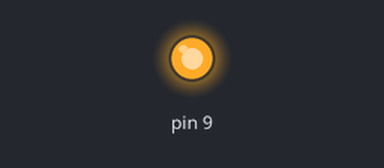
Bench run of a sketch on a simulated Arduino Uno, built with avr-gcc and run on an emulated ATmega328P. Shown: output pins drawn as LEDs (lit = HIGH). Random numbers use the default seed unless the sketch sets one; what the sketch prints to the serial monitor is not drawn.

Above: at 0.1 s.
At 0.6 s:
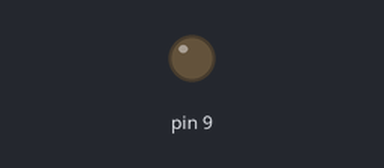
Timing chart, 0 to 2.1 s (numbered marks = the images above):
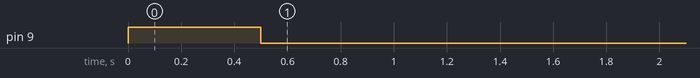

The sketch:

quiz2_q1.ino
```cpp
//int blinkDelay = 500;

void setup() {
 pinMode(9, OUTPUT);
 //for(int i = 0; i < 500; i += 10) {

  // put your main code here, to run repeatedly:
digitalWrite(9, HIGH);
delay(500);
digitalWrite(9, LOW);
delay(500);

{
  // make console available
  // (hit the magnifying glass top right)
  Serial.begin(9600);

  // start random seed from static electricity
  randomSeed(analogRead(0));
}


  int rando = random(6);

  Serial.println(rando);

}


void loop() {

}
```
